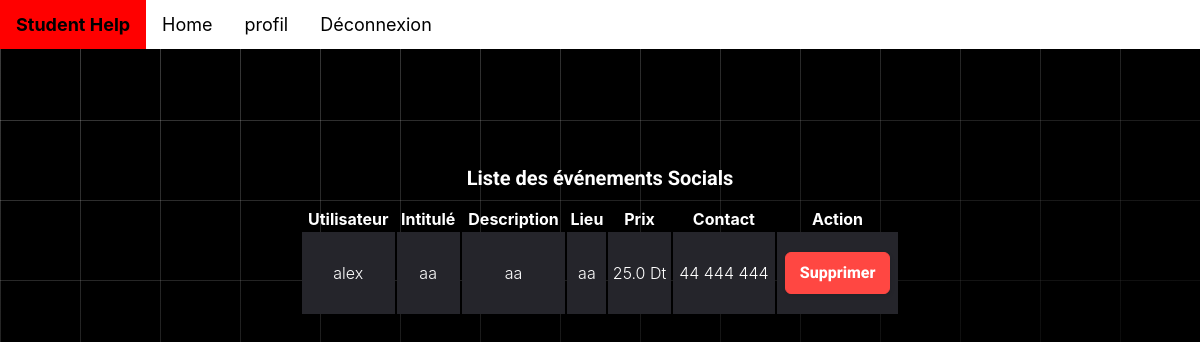
The app's page /posts/liste_evenementSocial/ with its own data.
### posts/models.py (models this page shows, shortened)
class Poste(models.Model):
    TYPE_CHOICES = [('0', 'offre'), ('1', 'demande')]
    type = models.CharField(max_length=1, choices=TYPE_CHOICES)
    date = models.DateField(null=True, default=date.today)
    user = models.ForeignKey(User, on_delete=models.CASCADE, null=True)
    image = models.ImageField(blank=True)

### student/models.py (models this page shows, shortened)
class Evénement(Poste):
    intitulé = models.CharField(max_length=50)
    description = models.CharField(max_length=100)
    lieu = models.CharField(max_length=50)
    contactInfo = models.CharField(max_length=50)

class EvenSocial(Evénement):
    prix = models.FloatField()

### posts/views.py (the view)
# urls.py: path('liste_evenementSocial/',ListEvenementSocial.as_view(), name='listEvenS'),
class ListEvenementSocial(ListView):
    model = Poste
    template_name = 'listPosts/list_evenementSocial.html'
    form_class =  EvenSocialForm
    context_object_name = 'list_evenementSocial'

### posts/templates/listPosts/list_evenementSocial.html (shortened to what this page needs)
<!DOCTYPE html>
<html lang="en">
  <head>
    <link rel="stylesheet" href="fonts/icomoon/style.css" />
    <link rel="stylesheet" href="css/owl.carousel.min.css" />
    {% extends "student/base.html" %}
     {% block content %}
  </head>
  <body>
    <div class="content">
      <div class="container">
        <h2 class="mb-5" style="text-align: center">
          Liste des événements Socials
        </h2>
        <div class="table-responsive custom-table-responsive">
          <table class="table custom-table">
            <thead>
              <tr>
                <th scope="col">Utilisateur</th>
                <th scope="col">Intitulé</th>
                <th scope="col">Description</th>
                <th scope="col">Lieu</th>
                <th scope="col">Prix</th>
                <th scope="col">Contact</th>
                <th scope="col">Action</th>
              </tr>
            </thead>
            <tbody>
              {% if list_evenementSocial %} {% for poste in list_evenementSocial %}
              {% if poste.evénement.evensocial %}
              <tr scope="row">
                <td>{{ poste.user }}</td>
                <td>{{ poste.evénement.intitulé }}</td>
                <td>{{ poste.evénement.description }}</td>
                <td>{{ poste.evénement.lieu }}</td>
                <td>{{ poste.evénement.evensocial.prix }} Dt</td>
                <td>{{ poste.evénement.contactInfo }}</td>
                <td>
                  <form action="{% url 'supprimer_EvS' poste_id=poste.id %}" method="post">
                    <button class="button-24" type="submit">Supprimer</button>
                  </form>
              </td>
              </tr>
              {% endif %} {% endfor %} {% endif %}
            </tbody>
          </table>
        </div>
      </div>
    </div>
    {% endblock %}

### student/templates/student/base.html (style rules this page uses)
body { background: hsl(0, 0%, 0%); color: hsl(0, 0%, 0%); font-family: "Geist Sans", "SF Pro Text", "SF Pro Icons", "AOS Icons", "Helvetica Neue", Helvetica, Arial, sans-serif, system-ui; margin: 0; }
body::before { --line: hsla(0, 0%, 100%, 0.25); content: ""; height: 100%; width: 100%; position: fixed; z-index: -1; background: linear-gradient( 90deg, var(--line) 1px, transparent 1px 10vmin ) 0 -5vmin / 10vmin 10vmin, linear-gradient(var(--line) 1px, transparent 1px 10vmin) 0 -5vmin / 10vmin 10vmin; mask: linear-gradient(-15deg, transparent 30%, rgb(0, 0, 0)); }
button { background: none; border: none; padding: 0; font: inherit; color: inherit; cursor: pointer; }

### posts/templates/listPosts/list_evenementSocial.html (style rules this page uses)
h1, h2, h3, h4, h5, h6, .h1, .h2, .h3, .h4, .h5, .h6 { font-family: "Roboto", -apple-system, BlinkMacSystemFont, "Segoe UI", Roboto, "Helvetica Neue", Arial, "Noto Sans", sans-serif, "Apple Color Emoji", "Segoe UI Emoji", "Segoe UI Symbol", "Noto Color Emoji"; }
.content { padding: 100px 25%; }
h2 { font-size: 20px; color: #fff; }
.custom-table { width: 100%; }
.custom-table thead tr, .custom-table thead th { border-top: none; border-bottom: none !important; color: #fff; }
.custom-table tbody th, .custom-table tbody td { color: #ffffff; font-weight: 400; padding-bottom: 20px; padding-top: 20px; font-weight: 300; text-align: center; }
.custom-table tbody tr:not(.spacer) { border-radius: 7px; overflow: hidden; transition: 0.3s all ease; }
.custom-table tbody tr th, .custom-table tbody tr td { background: #25252b; border: none; transition: 0.3s all ease; }
.custom-table tbody tr th:first-child, .custom-table tbody tr td:first-child { border-top-left-radius: 0px; border-bottom-left-radius: 0px; }
.custom-table tbody tr th:last-child, .custom-table tbody tr td:last-child { border-top-right-radius: 0px; border-bottom-right-radius: 0px; }
.button-24 { background: #ff4742; border: 1px solid #ff4742; border-radius: 6px; box-shadow: rgba(0, 0, 0, 0.1) 1px 2px 4px; box-sizing: border-box; color: #ffffff; cursor: pointer; display: inline-block; font-family: nunito, roboto, proxima-nova, "proxima nova", sans-serif; font-size: 16px; font-weight: 800; line-height: 16px; min-height: 40px; outline: 0; padding: 12px 14px; text-align: center; text-rendering: geometricprecision; text-transform: none; user-select: none; -webkit-user-select: none; touch-action: manipulation; vertical-align: middle; }

### records on screen
Poste: user "alex", evénement.intitulé "aa", evénement.description "aa", evénement.lieu "aa", evénement.evensocial.prix "25.0", evénement.contactInfo "44 444 444"
